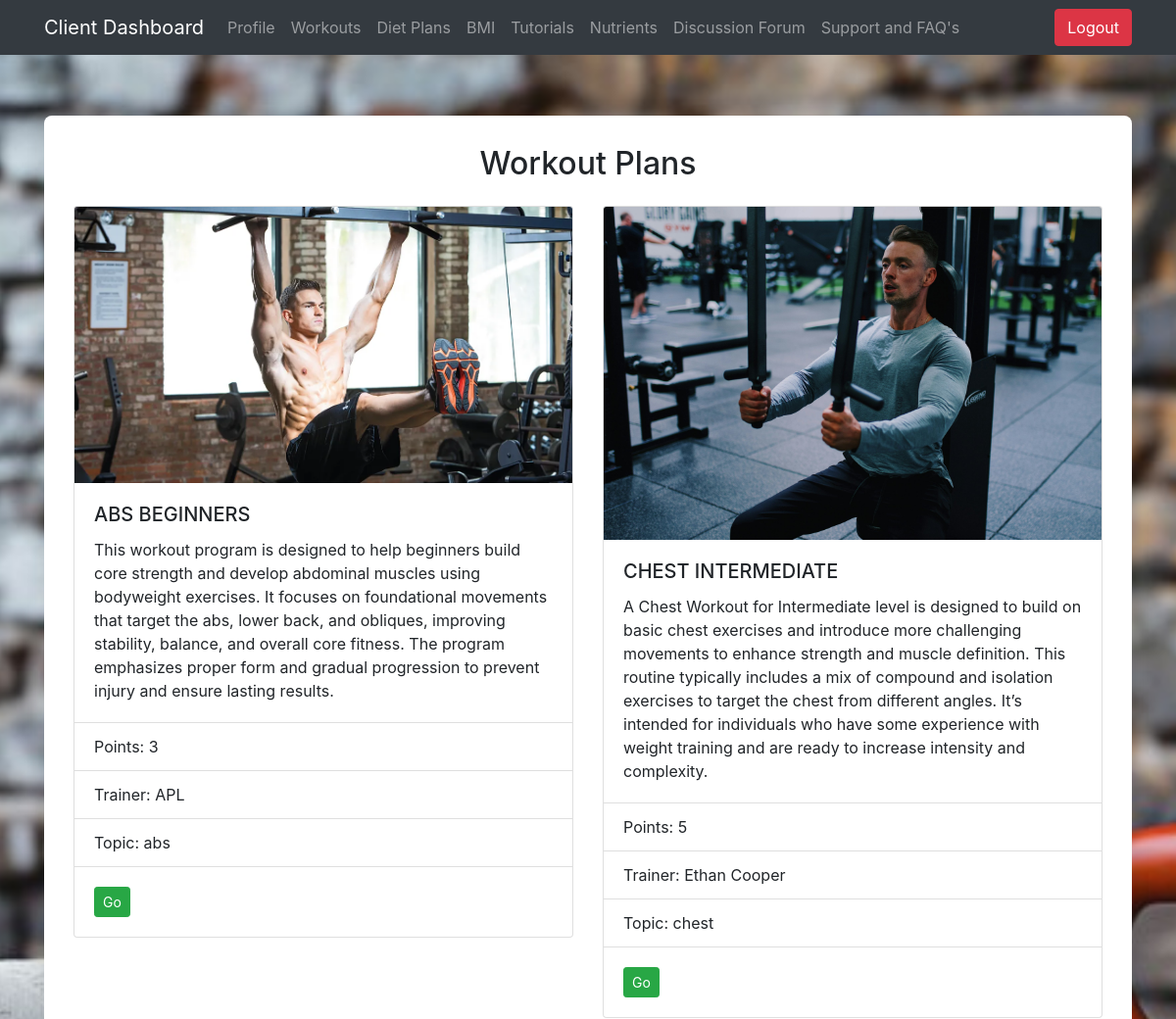
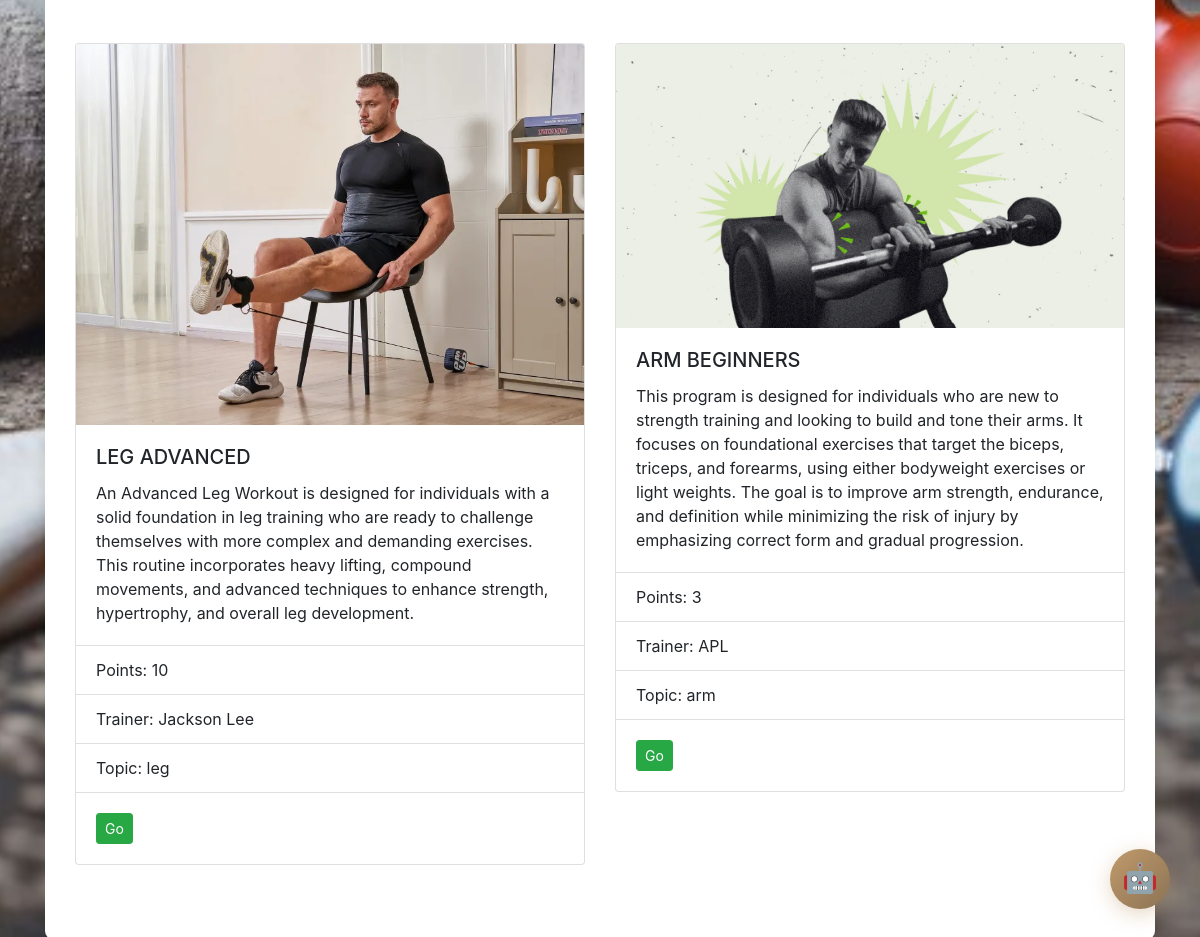
Screenshot of /client-wplan-view/ (signed in) with the database file from the repository (2 pictures, top to bottom).
### main/models.py (models this page shows, shortened)
class wPlan(models.Model):
    wplan_id = models.CharField(max_length=100, default=uuid.uuid4, unique=True)
    wplan_name = models.CharField(max_length=100, unique=True)
    wplan_description = models.TextField(max_length=2000, blank=True, null=True)
    wplan_point = models.IntegerField()
    wplan_trainer = models.CharField(max_length=100, blank=True, null=True)
    wplan_topic = models.CharField(max_length=100, blank=True, null=True)
    wplan_image = models.ImageField(upload_to='wplans/', blank=True, null=True)  # Add this field

### main/views.py (the view)
# urls.py: path('client-wplan-view/', views.wplanviewClient, name='wplanviewClient'),
@login_required(login_url='clientLogin')
@subscription_required
def wplanviewClient(request):
    if Client.objects.filter(user=request.user).exists():
        wplanviewClient = wPlan.objects.all().order_by('wplan_id')
        return render(request, 'wplanviewClient.html', {'wplanviewClient': wplanviewClient})
    else:
        return redirect('clientLogin')

### main/models.py (called while the page is built)
    def is_subscription_valid(self):
        if self.is_active and self.subscription_end_date:
            if timezone.is_naive(self.subscription_end_date):
                self.subscription_end_date = timezone.make_aware(self.subscription_end_date, timezone.get_default_timezone())
            return self.subscription_end_date > timezone.now()
        return False

### templates/wplanviewClient.html (shortened to what this page needs)
{% load static %}
<!doctype html>
<html lang="en">
<head>
    <link href="https://stackpath.bootstrapcdn.com/bootstrap/4.5.2/css/bootstrap.min.css" rel="stylesheet">
</head>
<body>
    <nav class="navbar navbar-expand-lg navbar-dark bg-dark fixed-top">
        <div class="container">
            <a class="navbar-brand" href="#">Client Dashboard</a>
            <div class="collapse navbar-collapse">
                <ul class="navbar-nav mr-auto">
                    <li class="nav-item"><a href="/client-profile/" class="nav-link">Profile</a></li>
                    <li class="nav-item"><a href="/client-wplan-view/" class="nav-link">Workouts</a></li>
                    <li class="nav-item"><a href="/client-plan-view/" class="nav-link">Diet Plans</a></li>
                    <li class="nav-item"><a href="/bmi/" class="nav-link">BMI</a></li>
                    <li class="nav-item"><a href="/workout/" class="nav-link">Tutorials</a></li>
                    <li class="nav-item"><a href="/tracker/" class="nav-link">Nutrients</a></li>
                    <li class="nav-item"><a href="/discussion-client-view/" class="nav-link">Discussion Forum</a></li>
                    <li class="nav-item"><a href="/support&faq/" class="nav-link">Support and FAQ's</a></li>
                </ul>
            </div>
            <button type="button" class="btn btn-danger" onclick="document.getElementById('logout-form').submit();">
                Logout
            </button>
        </div>
    </nav>
    <div class="container">
        <div class="form-content mt-5">
            <h2 class="text-center mb-4">Workout Plans</h2>
            <div class="row">
                {% for plan in wplanviewClient %}
                <div class="col-md-6 mb-4">
                    <div class="card" style="width: 100%;">
                        {% if plan.wplan_image %}
                        <img src="{{ plan.wplan_image.url }}" class="card-img-top" alt="{{ plan.wplan_name }} Image">
                        {% else %}
                        <img src="{% static 'login/images/default.jpg' %}" class="card-img-top" alt="Default Image">
                        {% endif %}
                        <div class="card-body">
                            <h5 class="card-title">{{ plan.wplan_name }}</h5>
                            <p class="card-text">{{ plan.wplan_description }}</p>
                        </div>
                        <ul class="list-group list-group-flush">
                            <li class="list-group-item">Points: {{ plan.wplan_point }}</li>
                            <li class="list-group-item">Trainer: {{ plan.wplan_trainer }}</li>
                            <li class="list-group-item">Topic: {{ plan.wplan_topic }}</li>
                        </ul>
                        <div class="card-body">
                            <a href="/client-wplan-content/{{ plan.wplan_id }}/" class="btn btn-success btn-sm">Go</a>
                        </div>
                    </div>
                </div>
                {% endfor %}
            </div>
        </div>
    </div>
    {% include 'chatbot_widget.html' %}
</body>
</html>

### templates/chatbot_widget.html (shortened to what this page needs)
<link rel="stylesheet" href="https://cdnjs.cloudflare.com/ajax/libs/font-awesome/5.15.4/css/all.min.css">
<div class="fitbot-container">
    <button class="fitbot-toggle" id="fitbotToggle">
        <span class="bot-icon">🤖</span>
    </button>
</div>

### templates/chatbot_widget.html (style rules this page uses)
.fitbot-container { position: fixed; bottom: 30px; right: 30px; z-index: 999; font-family: Arial, sans-serif; }
.fitbot-toggle { width: 60px; height: 60px; border-radius: 50%; background: linear-gradient(135deg, #C19A6B 0%, #8B7355 100%); color: white; border: none; font-size: 1.8rem; cursor: pointer; box-shadow: 0 5px 20px rgba(193, 154, 107, 0.4); transition: all 0.3s ease; display: flex; align-items: center; justify-content: center; position: relative; }
.fitbot-toggle .bot-icon { font-size: 1.8rem; }

### rows the page displays
wPlan: wplan_image (picture), wplan_name "ABS BEGINNERS", wplan_description "This workout program is designed to help beginners build core strength and develop abdominal muscles using bodyweight exercises. It focuses on foundational movements that target the abs, lower back, and obliques, improving stability, balance, and overall core fitness. The program emphasizes proper form and gradual progression to prevent injury and ensure lasting results.", wplan_point "3", wplan_trainer "APL", wplan_topic "abs"
wPlan: wplan_image (picture), wplan_name "CHEST INTERMEDIATE", wplan_description "A Chest Workout for Intermediate level is designed to build on basic chest exercises and introduce more challenging movements to enhance strength and muscle definition. This routine typically includes a mix of compound and isolation exercises to target the chest from different angles. It’s intended for individuals who have some experience with weight training and are ready to increase intensity and complexity.", wplan_point "5", wplan_trainer "Ethan Cooper", wplan_topic "chest"
wPlan: wplan_image (picture), wplan_name "LEG ADVANCED", wplan_description "An Advanced Leg Workout is designed for individuals with a solid foundation in leg training who are ready to challenge themselves with more complex and demanding exercises. This routine incorporates heavy lifting, compound movements, and advanced techniques to enhance strength, hypertrophy, and overall leg development.", wplan_point "10", wplan_trainer "Jackson Lee", wplan_topic "leg"
wPlan: wplan_image (picture), wplan_name "ARM BEGINNERS", wplan_description "This program is designed for individuals who are new to strength training and looking to build and tone their arms. It focuses on foundational exercises that target the biceps, triceps, and forearms, using either bodyweight exercises or light weights. The goal is to improve arm strength, endurance, and definition while minimizing the risk of injury by emphasizing correct form and gradual progression.", wplan_point "3", wplan_trainer "APL", wplan_topic "arm"
